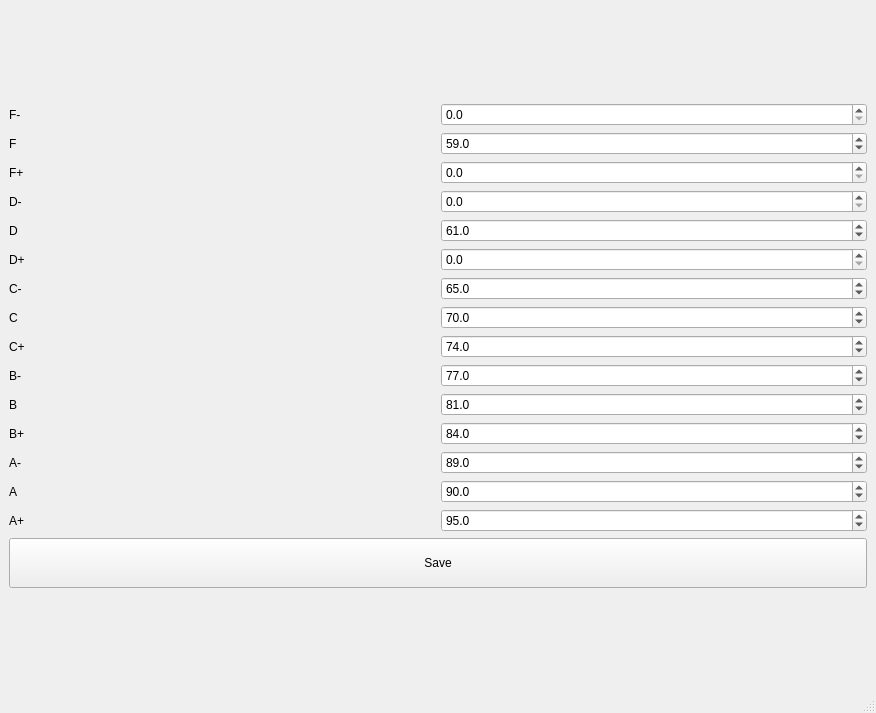
<?xml version="1.0" encoding="UTF-8"?>
<ui version="4.0">
 <class>SettingWindow</class>
 <widget class="QMainWindow" name="SettingWindow">
  <property name="geometry">
   <rect>
    <x>0</x>
    <y>0</y>
    <width>876</width>
    <height>713</height>
   </rect>
  </property>
  <property name="windowTitle">
   <string>SettingWindow</string>
  </property>
  <widget class="QWidget" name="centralwidget">
   <layout class="QVBoxLayout" name="verticalLayout_2">
    <item>
     <layout class="QVBoxLayout" name="verticalLayout">
      <item>
       <layout class="QGridLayout" name="gridLayout">
        <item row="7" column="0">
         <widget class="QLabel" name="label_8">
          <property name="text">
           <string>C</string>
          </property>
         </widget>
        </item>
        <item row="8" column="1">
         <widget class="QDoubleSpinBox" name="doubleSpinBox_9">
          <property name="decimals">
           <number>1</number>
          </property>
          <property name="maximum">
           <double>100.000000000000000</double>
          </property>
          <property name="value">
           <double>74.000000000000000</double>
          </property>
         </widget>
        </item>
        <item row="12" column="1">
         <widget class="QDoubleSpinBox" name="doubleSpinBox_13">
          <property name="decimals">
           <number>1</number>
          </property>
          <property name="maximum">
           <double>100.000000000000000</double>
          </property>
          <property name="value">
           <double>89.000000000000000</double>
          </property>
         </widget>
        </item>
        <item row="4" column="0">
         <widget class="QLabel" name="label_5">
          <property name="text">
           <string>D</string>
          </property>
         </widget>
        </item>
        <item row="13" column="1">
         <widget class="QDoubleSpinBox" name="doubleSpinBox_14">
          <property name="decimals">
           <number>1</number>
          </property>
          <property name="maximum">
           <double>100.000000000000000</double>
          </property>
          <property name="value">
           <double>90.000000000000000</double>
          </property>
         </widget>
        </item>
        <item row="7" column="1">
         <widget class="QDoubleSpinBox" name="doubleSpinBox_8">
          <property name="decimals">
           <number>1</number>
          </property>
          <property name="maximum">
           <double>100.000000000000000</double>
          </property>
          <property name="value">
           <double>70.000000000000000</double>
          </property>
         </widget>
        </item>
        <item row="11" column="0">
         <widget class="QLabel" name="label_12">
          <property name="text">
           <string>B+</string>
          </property>
         </widget>
        </item>
        <item row="9" column="0">
         <widget class="QLabel" name="label_10">
          <property name="text">
           <string>B-</string>
          </property>
         </widget>
        </item>
        <item row="3" column="1">
         <widget class="QDoubleSpinBox" name="doubleSpinBox_4">
          <property name="decimals">
           <number>1</number>
          </property>
          <property name="maximum">
           <double>100.000000000000000</double>
          </property>
         </widget>
        </item>
        <item row="1" column="1">
         <widget class="QDoubleSpinBox" name="doubleSpinBox_2">
          <property name="decimals">
           <number>1</number>
          </property>
          <property name="maximum">
           <double>100.000000000000000</double>
          </property>
          <property name="value">
           <double>59.000000000000000</double>
          </property>
         </widget>
        </item>
        <item row="5" column="1">
         <widget class="QDoubleSpinBox" name="doubleSpinBox_6">
          <property name="decimals">
           <number>1</number>
          </property>
          <property name="maximum">
           <double>100.000000000000000</double>
          </property>
         </widget>
        </item>
        <item row="3" column="0">
         <widget class="QLabel" name="label_4">
          <property name="text">
           <string>D-</string>
          </property>
         </widget>
        </item>
        <item row="10" column="0">
         <widget class="QLabel" name="label_11">
          <property name="text">
           <string>B</string>
          </property>
         </widget>
        </item>
        <item row="13" column="0">
         <widget class="QLabel" name="label_14">
          <property name="text">
           <string>A</string>
          </property>
         </widget>
        </item>
        <item row="0" column="0">
         <widget class="QLabel" name="label">
          <property name="text">
           <string>F-</string>
          </property>
         </widget>
        </item>
        <item row="4" column="1">
         <widget class="QDoubleSpinBox" name="doubleSpinBox_5">
          <property name="decimals">
           <number>1</number>
          </property>
          <property name="maximum">
           <double>100.000000000000000</double>
          </property>
          <property name="value">
           <double>61.000000000000000</double>
          </property>
         </widget>
        </item>
        <item row="5" column="0">
         <widget class="QLabel" name="label_6">
          <property name="text">
           <string>D+</string>
          </property>
         </widget>
        </item>
        <item row="0" column="1">
         <widget class="QDoubleSpinBox" name="doubleSpinBox">
          <property name="decimals">
           <number>1</number>
          </property>
          <property name="maximum">
           <double>100.000000000000000</double>
          </property>
         </widget>
        </item>
        <item row="8" column="0">
         <widget class="QLabel" name="label_9">
          <property name="text">
           <string>C+</string>
          </property>
         </widget>
        </item>
        <item row="2" column="0">
         <widget class="QLabel" name="label_3">
          <property name="text">
           <string>F+</string>
          </property>
         </widget>
        </item>
        <item row="9" column="1">
         <widget class="QDoubleSpinBox" name="doubleSpinBox_10">
          <property name="decimals">
           <number>1</number>
          </property>
          <property name="maximum">
           <double>100.000000000000000</double>
          </property>
          <property name="value">
           <double>77.000000000000000</double>
          </property>
         </widget>
        </item>
        <item row="6" column="1">
         <widget class="QDoubleSpinBox" name="doubleSpinBox_7">
          <property name="decimals">
           <number>1</number>
          </property>
          <property name="maximum">
           <double>100.000000000000000</double>
          </property>
          <property name="value">
           <double>65.000000000000000</double>
          </property>
         </widget>
        </item>
        <item row="6" column="0">
         <widget class="QLabel" name="label_7">
          <property name="text">
           <string>C-</string>
          </property>
         </widget>
        </item>
        <item row="1" column="0">
         <widget class="QLabel" name="label_2">
          <property name="text">
           <string>F</string>
          </property>
         </widget>
        </item>
        <item row="10" column="1">
         <widget class="QDoubleSpinBox" name="doubleSpinBox_11">
          <property name="decimals">
           <number>1</number>
          </property>
          <property name="maximum">
           <double>100.000000000000000</double>
          </property>
          <property name="value">
           <double>81.000000000000000</double>
          </property>
         </widget>
        </item>
        <item row="2" column="1">
         <widget class="QDoubleSpinBox" name="doubleSpinBox_3">
          <property name="decimals">
           <number>1</number>
          </property>
          <property name="maximum">
           <double>100.000000000000000</double>
          </property>
         </widget>
        </item>
        <item row="11" column="1">
         <widget class="QDoubleSpinBox" name="doubleSpinBox_12">
          <property name="decimals">
           <number>1</number>
          </property>
          <property name="maximum">
           <double>100.000000000000000</double>
          </property>
          <property name="value">
           <double>84.000000000000000</double>
          </property>
         </widget>
        </item>
        <item row="12" column="0">
         <widget class="QLabel" name="label_13">
          <property name="text">
           <string>A-</string>
          </property>
         </widget>
        </item>
        <item row="14" column="0">
         <widget class="QLabel" name="label_15">
          <property name="text">
           <string>A+</string>
          </property>
         </widget>
        </item>
        <item row="14" column="1">
         <widget class="QDoubleSpinBox" name="doubleSpinBox_15">
          <property name="decimals">
           <number>1</number>
          </property>
          <property name="maximum">
           <double>100.000000000000000</double>
          </property>
          <property name="value">
           <double>95.000000000000000</double>
          </property>
         </widget>
        </item>
       </layout>
      </item>
      <item>
       <widget class="QPushButton" name="pushButton">
        <property name="minimumSize">
         <size>
          <width>50</width>
          <height>50</height>
         </size>
        </property>
        <property name="text">
         <string>Save</string>
        </property>
       </widget>
      </item>
     </layout>
    </item>
   </layout>
  </widget>
  <widget class="QMenuBar" name="menubar">
   <property name="geometry">
    <rect>
     <x>0</x>
     <y>0</y>
     <width>876</width>
     <height>25</height>
    </rect>
   </property>
  </widget>
  <widget class="QStatusBar" name="statusbar"/>
 </widget>
 <resources/>
 <connections/>
</ui>
